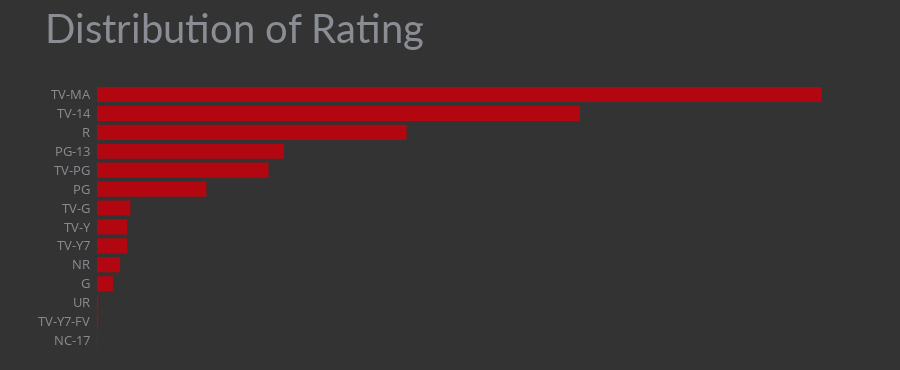

This figure's notebook cell:
### Code cell
fig_hist = px.histogram(df, y='rating', title='Distribution of Rating', color_discrete_sequence=['#b20710'])
fig_hist.update_xaxes(visible=False)
fig_hist.update_yaxes(showgrid=False, categoryorder='total ascending', ticksuffix='  ', showline=False)
fig_hist.update_traces(hovertemplate=None, marker=dict(line=dict(width=0)))
fig_hist.update_layout(height=370, margin=dict(t=85, b=20, l=70, r=40),
                       hovermode="y unified", 
                       xaxis_title=' ', yaxis_title=" ",
                       plot_bgcolor='#333', paper_bgcolor='#333',
                       title_font=dict(size=40, color='#8a8d93', family="Lato, sans-serif"),
                       font=dict(color='#8a8d93', size=13),
                       hoverlabel=dict(bgcolor="black", font_size=13, font_family="Lato, sans-serif"))

### Figure 1 — Plotly figure (JSON) as saved in the notebook; plotly's stock layout.template omitted (floating-point values rounded to 4 significant figures; data arrays with more than 128 entries replaced by an {"elided": "..."} marker saying what was removed)
{"data": [{"alignmentgroup": "True", "bingroup": "y", "legendgroup": "", "marker": {"color": "#b20710", "pattern": {"shape": ""}, "line": {"width": 0}}, "name": "", "offsetgroup": "", "orientation": "h", "showlegend": false, "xaxis": "x", "y": {"elided": "5332 str values"}, "yaxis": "y", "type": "histogram"}], "layout": {"xaxis": {"anchor": "y", "domain": [0, 1], "title": {"text": " "}, "visible": false}, "yaxis": {"anchor": "x", "domain": [0, 1], "title": {"text": " "}, "showgrid": false, "categoryorder": "total ascending", "ticksuffix": "  ", "showline": false}, "legend": {"tracegroupgap": 0}, "title": {"text": "Distribution of Rating", "font": {"size": 40, "color": "#8a8d93", "family": "Lato, sans-serif"}}, "barmode": "relative", "margin": {"t": 85, "b": 20, "l": 70, "r": 40}, "font": {"color": "#8a8d93", "size": 13}, "hoverlabel": {"font": {"size": 13, "family": "Lato, sans-serif"}, "bgcolor": "black"}, "height": 370, "hovermode": "y unified", "plot_bgcolor": "#333", "paper_bgcolor": "#333"}}
